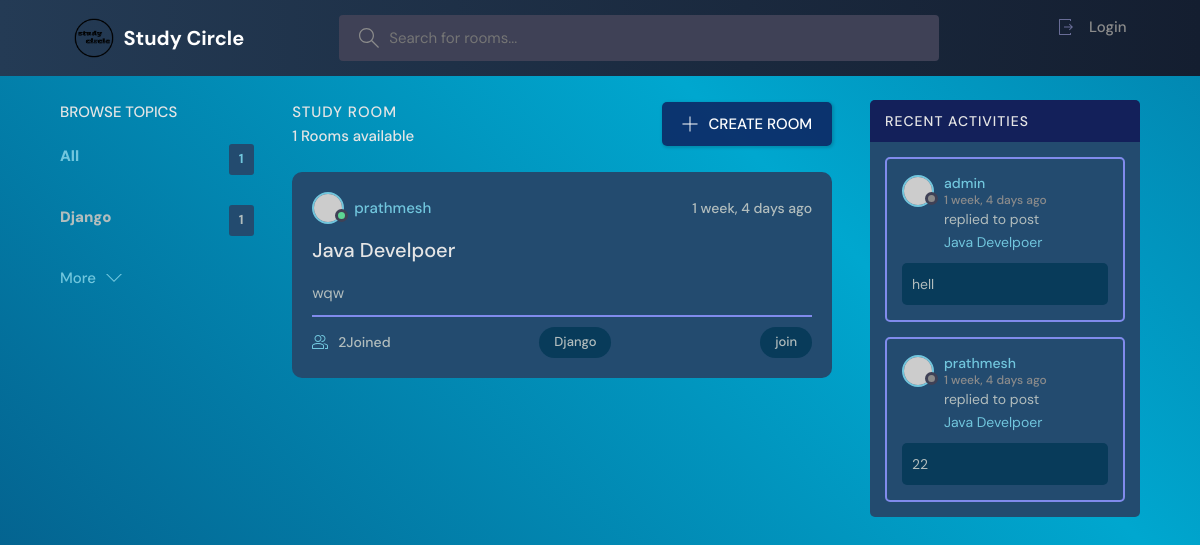
Before: / with the older database file.
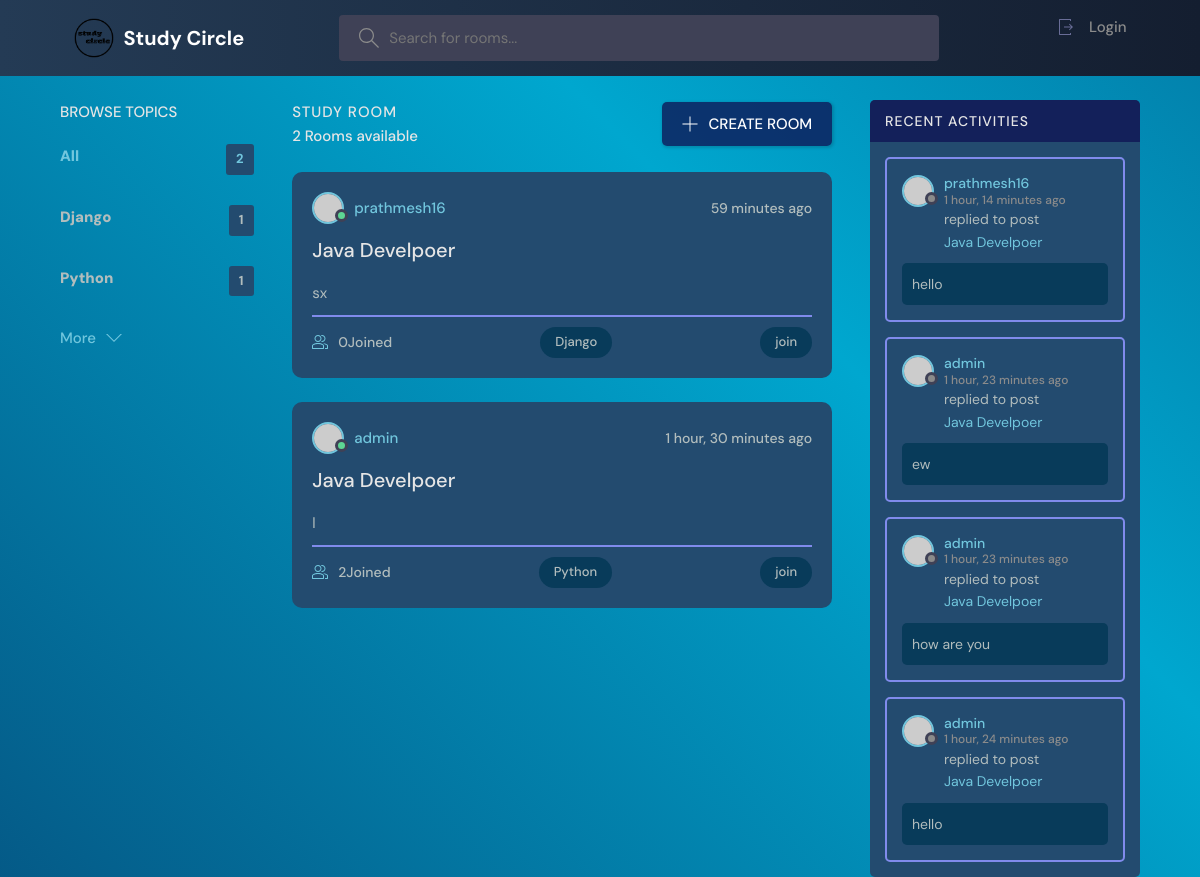
After: the same page with the newer database file.
### base/models.py (models this page shows, shortened)
class Topic(models.Model):
    name = models.CharField(max_length=200)

class Room(models.Model):
    host = models.ForeignKey(User,on_delete=models.SET_NULL,null=True)
    topic =models.ForeignKey(Topic,on_delete=models.SET_NULL,null=True)
    name = models.CharField(max_length=200)
    description = models.TextField(null=True,blank=True)
    participants = models.ManyToManyField(User,related_name='participants',blank=True)
    updated = models.DateTimeField(auto_now=True)
    created  = models.DateTimeField(auto_now_add=True)
    class Meta:
        ordering = ['-updated','-created']
    def __str__(self):
        return self.name

class Message(models.Model):
    user = models.ForeignKey(User,on_delete=models.CASCADE)
    room = models.ForeignKey(Room,on_delete=models.CASCADE)
    body = models.TextField()
    updated = models.DateTimeField(auto_now=True)
    created  = models.DateTimeField(auto_now_add=True)
    class Meta:
        ordering = ['-updated','-created']
    def __str__(self):
        return self.body[0:50]

### base/views.py (the view)
# urls.py: path('', views.home, name="home"),
def home(request):
    q = request.GET.get('q') if request.GET.get('q') != None else ''
    rooms = Room.objects.filter(Q(topic__name__icontains = q)
                                |Q(name__icontains=q)
                                |Q(description__icontains=q)
                                )# to get filterd objects with topic name provided form Room
    room_cont = rooms.count()
    room_messages = Message.objects.filter(Q(room__topic__name__icontains=q))
    topic = Topic.objects.all()[0:5]# to get all entity from topic
    context = {'rooms':rooms,'topics':topic,'room_count':room_cont,'room_messages':room_messages}
    return render(request,'base/home.html',context)

### base/templates/base/home.html (shortened to what this page needs)
{% extends "main.html" %}
{% block content %}
<main class="layout layout--3">
  <div class="container">
    {% include "base/topics_components.html" %}
    <div class="roomList">
      <div class="roomList__header">
        <div>
          <h2>Study Room</h2>
          <p>{{room_count}} Rooms available</p>
        </div>
        <a class="btn btn--main" href="{% url 'creat-room' %}">
          <svg version="1.1" xmlns="http://www.w3.org/2000/svg" width="32" height="32" viewBox="0 0 32 32">
            <title>add</title>
            <path
              d="M16.943 0.943h-1.885v14.115h-14.115v1.885h14.115v14.115h1.885v-14.115h14.115v-1.885h-14.115v-14.115z">
            </path>
          </svg>
          CREATE ROOM
        </a>
      </div>
      {% include "base/feed_components.html" %}
    </div>
    {% include "base/activity_components.html" %}
  </div>
</main>{% endblock content %}

### templates/main.html (shortened to what this page needs)
<!DOCTYPE html>
{% load static %}
<html lang="en">
  <head>
    <link rel="stylesheet" href="{% static 'styles/style.css'%}" />
  </head>
  <body>
    {% include 'navbar.html' %}
    {% block content %}
    {% endblock content %}
  </body>
</html>

### templates/navbar.html (shortened to what this page needs)
{% load static %}
<header class="header header--loggedIn">
    <div class="container">
      <a href="{% url "home" %}" class="header__logo">
        <img src="/static/images/Study__1_-removebg-preview.png" />
        <h1>Study Circle</h1>
      </a>
      <form class="header__search" method="GET" action ="{% url 'home' %}">
        <label>
          <input name = "q" placeholder="Search for rooms..." />
        </label>
      </form>
      <nav class="header__menu">
        {% if request.user.is_authenticated %}
        <div class="header__user">
          <a href="{% url 'profile' user.id %}">
            <div class="avatar avatar--medium active">
              <img src="https://randomuser.me/api/portraits/men/37.jpg" alt="User Avatar" />
            </div>
            <p><span>{{ request.user.username }}</span></p>
          </a>
          <button class="dropdown-button">
            <svg version="1.1" xmlns="http://www.w3.org/2000/svg" width="32" height="32" viewBox="0 0 32 32">
              <title>chevron-down</title>
              <path d="M16 21l-13-13h-3l16 16 16-16h-3l-13 13z"></path>
            </svg>
          </button>
        </div>
        {% else %}
        <a href="{% url 'login' %}" class="dropdown-link"
            >
            Login</a
          >
        {% endif %}
      </nav>
    </div>
  </header>

### base/templates/base/topics_components.html
<div class="topics">
    <div class="topics__header">
      <h2>Browse Topics</h2>
    </div>
    <ul class="topics__list">
      <li>
        <a href="{% url 'home'%}" class="active">All<span>{{topics.count}}</span></a>
      </li>
      {% for topic in topics %}
      <li>
        <a href="{% url 'home' %}?q={{topic.name}}">{{topic.name}} <span>{{topic.room_set.all.count}}</span></a>
      </li>
      {% endfor %}
    </ul>
    <a class="btn btn--link" href="{% url "topics" %}">
      More
      <svg version="1.1" xmlns="http://www.w3.org/2000/svg" width="32" height="32" viewBox="0 0 32 32">
        <title>chevron-down</title>
        <path d="M16 21l-13-13h-3l16 16 16-16h-3l-13 13z"></path>
      </svg>
    </a>
  </div>

### base/templates/base/feed_components.html (shortened to what this page needs)
{% for room in rooms %}
<div class="roomListRoom">
    <div class="roomListRoom__header">
       <a href="{% url 'profile' room.host.id %}" class="roomListRoom__author">
        <div class="avatar avatar--small active">
          <img src="https://randomuser.me/api/portraits/men/11.jpg" />
        </div>
        <span>{{room.host.username}}</span>
      </a>
      <div class="roomListRoom__actions">
        <span>{{room.created|timesince}} ago</span>
      </div>
    </div>
    <div class="roomListRoom__content">
      <a href="{% url 'room' room.id %}">{{room.name}}</a>
      <p>
        {{room.description}}
      </p>
    </div>
    <div class="roomListRoom__meta">
      <a  href="{% url 'room' room.id %}" class="roomListRoom__joined">
        {{room.participants.all.count}}Joined
      </a>
      <p class="roomListRoom__topic">{{room.topic.name}}</p>
      <p class="roomListRoom__topic">join</p>
    </div>
  </div>
  {% endfor %}

### base/templates/base/activity_components.html (shortened to what this page needs)
<div class="activities">
  <div class="activities__header">
    <h2>Recent Activities</h2>
  </div>
  {% for message in room_messages %}
  <div class="activities__box">
    <div class="activities__boxHeader roomListRoom__header">
      <a href="{% url "profile" message.user.id %}" class="roomListRoom__author">
        <div class="avatar avatar--small">
          <img src="https://randomuser.me/api/portraits/women/11.jpg" />
        </div>
        <p>
          {{message.user}}
          <span>{{message.created|timesince}} ago</span>
        </p>
      </a>
    </div>
    <div class="activities__boxContent">
      <p>replied to post <a href="{% url "room" message.room.id%}">{{message.room}}</a></p>
      <div class="activities__boxRoomContent">
        {{message}}
      </div>
    </div>
  </div>
  {% endfor %}
</div>

Changed rows visible on the page:
removed Room: host.username "prathmesh", created "1 week, 4 days", name "Java Develpoer", description "wqw", participants.all.count "2", topic.name "Django"
removed Message: user "admin", created "1 week, 4 days", room "Java Develpoer", body "hell"
removed Message: user "prathmesh", created "1 week, 4 days", room "Java Develpoer", body "22"
added Topic: name "Python", room_set.all.count "1"
added Room: host.username "prathmesh16", created "59 minutes", name "Java Develpoer", description "sx", participants.all.count "0", topic.name "Django"
added Room: host.username "admin", created "1 hour, 30 minutes", name "Java Develpoer", description "l", participants.all.count "2", topic.name "Python"
added Message: user "prathmesh16", created "1 hour, 14 minutes", room "Java Develpoer", body "hello"
added Message: user "admin", created "1 hour, 23 minutes", room "Java Develpoer", body "ew"
added Message: user "admin", created "1 hour, 23 minutes", room "Java Develpoer", body "how are you"
added Message: user "admin", created "1 hour, 24 minutes", room "Java Develpoer", body "hello"
Other visible differences:
{{ topics.count }}: "1" → "2"
{{ room_count }}: "1" → "2"
